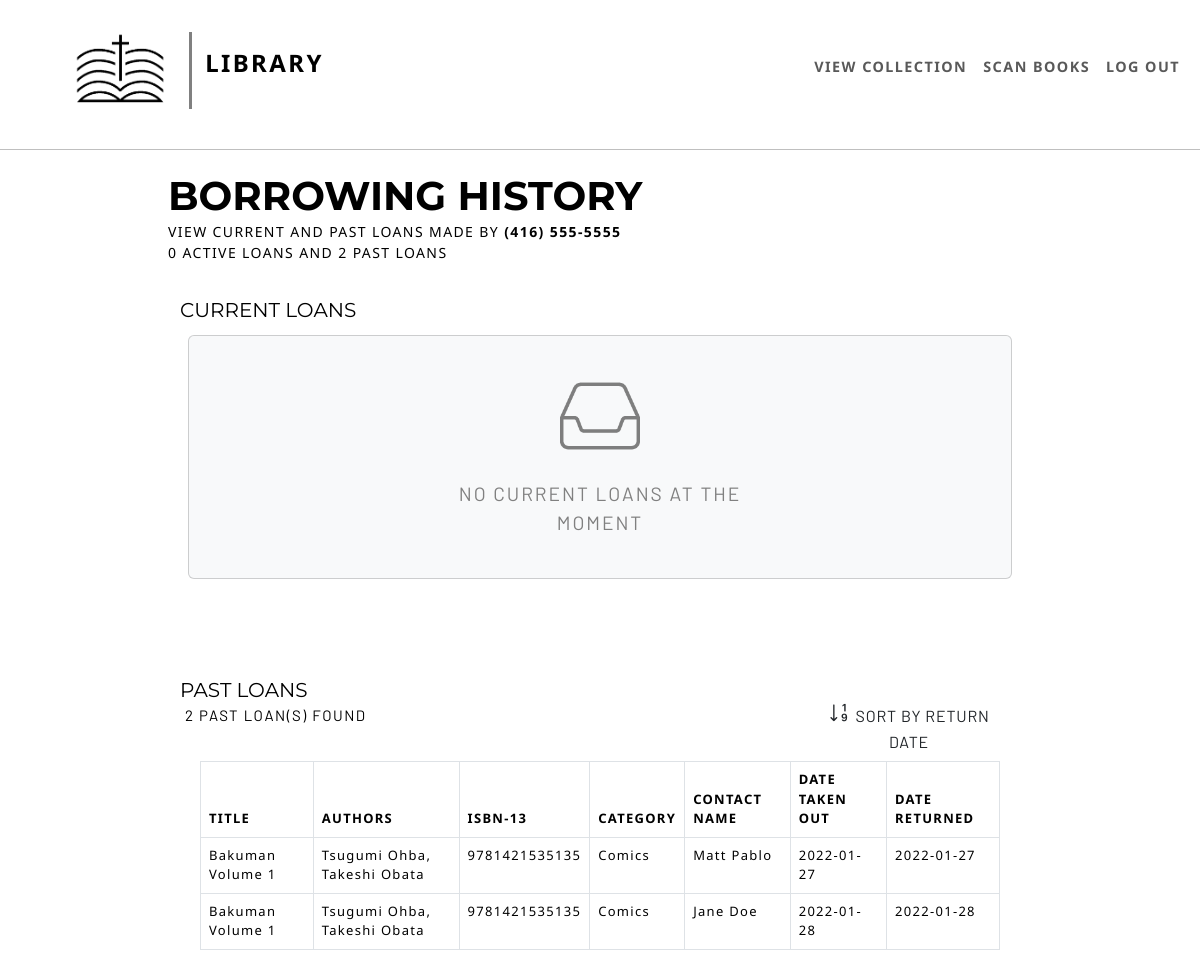
The app's page /loanee/(416) 555-5555 (signed in), older data.
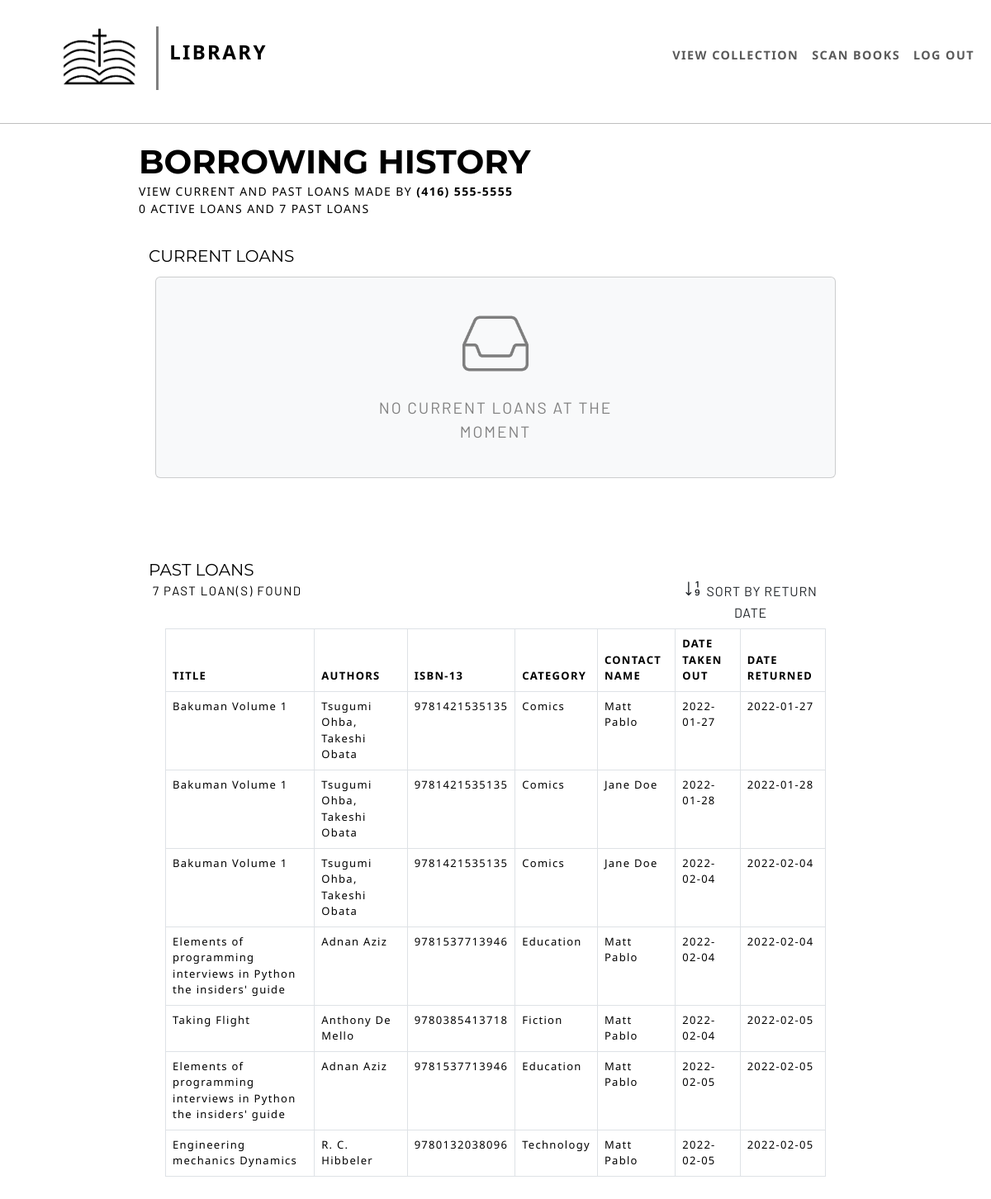
The same page, newer data.
### app/models.py (models this page shows, shortened)
class Loan(db.Model):
	id = db.Column(db.Integer, primary_key=True)
	book_id = db.Column(db.Integer, db.ForeignKey('book.id'))
	phone_num = db.Column(db.String(14), nullable=False, index=True)
	loanee = db.Column(db.String(32), nullable=False) # No registration required
	out_timestamp = db.Column(db.Date, index=True, default=datetime.today().date) # Date book was taken out
	in_timestamp = db.Column(db.Date, index=True, nullable=False) # Date book must be returned or was returned
	returned = db.Column(db.Boolean, index=True, nullable=False, default=False) # Loan is still open or closed
	@staticmethod
	def get_loans(phone_num):
		return Loan.query.filter_by(phone_num=phone_num).filter(Loan.book_id.isnot(None))

class SearchableMixin(object): # COULD MOVE FUNCTIONS DEPENDENT ON ELASTICSEARCH OUTSIDE
	def get_document(self):
		raise NotImplementedError("Need to define document structure for model")

class Book(SearchableMixin, db.Model):
	id = db.Column(db.Integer, primary_key=True)
	isbn_10 = db.Column(db.String(10), index=True, nullable=True)
	isbn_13 = db.Column(db.String(13), index=True, unique=True, nullable=False) # Older books dont have ISBN-13
	full_title = db.Column(db.String(100), nullable=False)
	authors = db.relationship('Author', secondary=book_authors, primaryjoin=(book_authors.c.book_id == id), lazy='subquery', backref='works')
	pages = db.Column(db.Integer)
	publish_date = db.Column(db.Date)
	category = db.Column(db.Integer, db.ForeignKey('category.id')) # We assume that each book has at most 1 category
	cover = db.Column(db.Text)
	loans = db.relationship('Loan', backref='loaned_book', lazy='dynamic')

class Author(db.Model):
	id = db.Column(db.Integer, primary_key=True)
	name = db.Column(db.String(64), nullable=False, index=True)

class Category(db.Model):
	id = db.Column(db.Integer, primary_key=True)
	name = db.Column(db.String(32), nullable=False, index=True)
	books = db.relationship('Book', backref='book_category', lazy='dynamic')

### app/routes.py (the view)
@app.route('/loanee/<phone_num>', methods=['GET'])
@login_required
def loanee_history(phone_num):
	all_loans = Loan.get_loans(phone_num)
	count = all_loans.count()
	if count == 0: # add server-side validation and change to 404
		flash(f'404: User with phone number ({phone_num}) not found in records', 'error')
		return redirect(url_for('dashboard'))
	page = request.args.get('page', 1, type=int)
	curr_loans_q = all_loans.filter_by(returned=False)
	curr_loans = {'count': curr_loans_q.count(), 'items': curr_loans_q.all()}
	past_loans_q = all_loans.filter_by(returned=True)
	past_loans_pag = past_loans_q.paginate(page, app.config['BOOKS_PER_PAGE'], False)
	past_loans = {
		'count': past_loans_q.count(),
		'items': past_loans_pag.items
	}
	next_url = url_for('loanee_history', phone_num=phone_num, page=past_loans_pag.next_num) if past_loans_pag.has_next else None
	prev_url = url_for('loanee_history', phone_num=phone_num, page=past_loans_pag.prev_num) if past_loans_pag.has_prev else None
	session['url'] = url_for('loanee_history', phone_num=phone_num)
	context = {
		'phone_num': phone_num,
		'curr_loans': curr_loans,
		'past_loans': past_loans,
		'next_url': next_url,
		'prev_url': prev_url
	}
	return render_template('loanee_history.html', **context)

### app/models.py (called while the page is built)
@login.user_loader
def load_user(id):
	return User.query.get(int(id))

### app/routes.py (called while the page is built)
def list_authors(authors, as_list=False): # MOVE SOMEWHERE ELSE
	auth_list = [a.name for a in authors]
	if len(auth_list) > 0:
		if as_list:
			return auth_list
		return ', '.join(auth_list)
	return 'None'

@app.context_processor
def utility_processor():
	return dict(list_authors=list_authors, format_phone_num=format_phone_num)

@app.before_request
def before_request():
	if current_user.is_authenticated:
		g.lookUpForm = BookLookUpForm()
		g.enterForm = BookEntryForm()
		g.search_form = SearchForm()
		g.as_form = AdvancedSearchForm()
		g.editForm = BookEditForm()
		g.loanForm = LoanBookForm()
		g.loan_close_form = EmptyForm()
		g.loan_extend_form = LoanExtendForm()

### app/templates/loanee_history.html (shortened to what this page needs)
{% extends "base.html" %}
{% block head %}
	{{ super() }}
{% endblock %}
{% block app_content %}
	<div class="col-sm-8">
		<div style="margin-bottom: 2em; margin-left: -2em">
			<div id="headerTitle">BORROWING HISTORY</div>
			<div id="headerSubtitle">VIEW CURRENT AND PAST LOANS MADE BY <span style="font-weight: bold;">{{ phone_num }}</span></div>
			<div id="headerSubtitle">{{ curr_loans['count'] }} ACTIVE LOANS AND {{ past_loans['count'] }} PAST LOANS</div>
		</div>
		<div class="loan-type">CURRENT LOANS</div>
		{% if not curr_loans['items'] %}
		<div class="row justify-content-center align-items-center">
			<div class="card text-dark bg-light mb-3">
				<div class="card-body">
					<div class="row justify-content-center align-items-center">
						<div class="col-sm-2 my-4 text-center">
							<img width="80px" src="{{ url_for('static', filename='empty.png') }}">
						</div>
					</div>
					<div class="row justify-content-center align-items-center">
						<span id="empty-text" class="col-sm-6 mb-4 mx-3 text-center"> NO CURRENT LOANS AT THE MOMENT</span>
					</div>
				</div>
			</div>
		</div>
		{% endif %}
		<div style="margin-top: 5em;">
			<div class="row justify-content-between">
				<div class="col-lg-3">
					<div class="loan-type">PAST LOANS</div>
					<div class="loan-result-header">{{ past_loans['count'] }} PAST LOAN(S) FOUND</div>
				</div>
				<button id="sortButton" type="button" class="col-sm-3 btn" style="font-family: 'Barlow', sans-serif; letter-spacing: 0.05em; margin-top: 15px; border-color: white;">
					<i style="font-size: 1.4em;" class="bi bi-sort-numeric-down"></i> SORT BY RETURN DATE
				</button>
			</div>
			<table class="table table-bordered" id="past_loans_table">
				<thead>
					<tr>
						<th>TITLE</th>
						<th>AUTHORS</th>
						<th>ISBN-13</th>
						<th>CATEGORY</th>
						<th>CONTACT NAME</th>
						<th>DATE TAKEN OUT</th>
						<th>DATE RETURNED</th>
					</tr>
				</thead>
				<tbody>
					{% for loan in past_loans['items'] %}
						{% with book = loan.loaned_book %}
						<tr>
							<td>{{ book.full_title }}</td>
							<td>
								{% for author in list_authors(book.authors, as_list=True) %}
									{{ author }}{% if not loop.last %},{% endif %}
								{% endfor %}
							</td>
							<td>{{ book.isbn_13 }}</td>
							<td>{{ book.book_category.name }}</td>
							<td>{{ loan.loanee }}</td>
							<td>{{ loan.out_timestamp.strftime('%Y-%m-%d') }}</td>
							<td>{{ loan.in_timestamp.strftime('%Y-%m-%d') }}</td>
						</tr>
						{% endwith %}
					{% endfor %}
				</tbody>
			</table>
		</div>
	</div>
{% endblock %}

Row changes from the older to the newer data that the page shows:
added Loan: loaned_book.full_title "Bakuman Volume 1", loaned_book.isbn_13 "9781421535135", loaned_book.book_category.name "Comics", loanee "Jane Doe", out_timestamp "2022-02-04", in_timestamp "2022-02-04", Author (name "Tsugumi Ohba"), Author (name "Takeshi Obata")
added Loan: loaned_book.full_title "Elements of programming interviews in Python the insiders' guide", loaned_book.isbn_13 "9781537713946", loaned_book.book_category.name "Education", loanee "Matt Pablo", out_timestamp "2022-02-04", in_timestamp "2022-02-04"
now on this page (row unchanged): Author: name "Adnan Aziz"
added Loan: loaned_book.full_title "Taking Flight", loaned_book.isbn_13 "9780385413718", loaned_book.book_category.name "Fiction", loanee "Matt Pablo", out_timestamp "2022-02-04", in_timestamp "2022-02-05"
added Author: name "Anthony De Mello", shown under "Taking Flight"
added Loan: loaned_book.full_title "Elements of programming interviews in Python the insiders' guide", loaned_book.isbn_13 "9781537713946", loaned_book.book_category.name "Education", loanee "Matt Pablo", out_timestamp "2022-02-05", in_timestamp "2022-02-05"
added Loan: loaned_book.full_title "Engineering mechanics Dynamics", loaned_book.isbn_13 "9780132038096", loaned_book.book_category.name "Technology", loanee "Matt Pablo", out_timestamp "2022-02-05", in_timestamp "2022-02-05"
now on this page (row unchanged): Author: name "R. C. Hibbeler", shown under "Engineering mechanics Dynamics"
Text that changed along with them:
{{ past_loans['count'] }}: "2" → "7"
